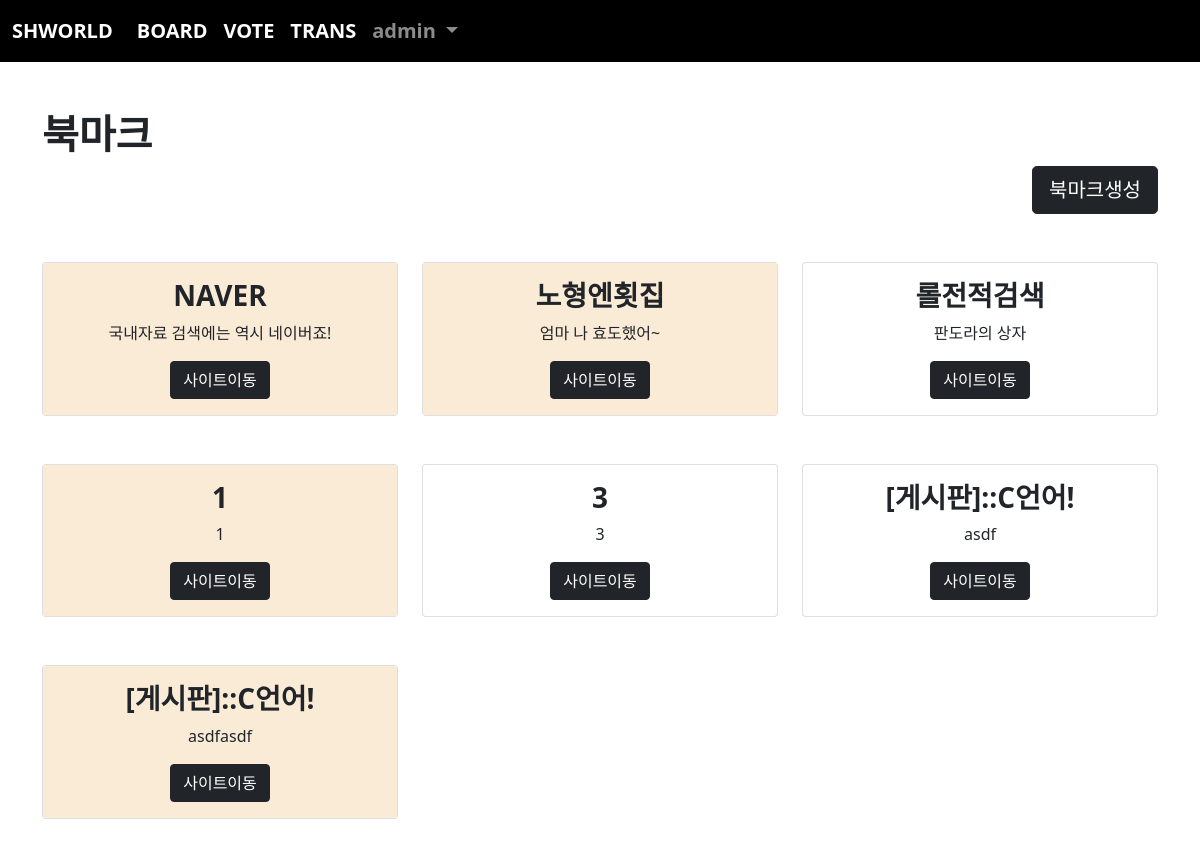
Screenshot of /book/index/ (signed in) with the database file from the repository.
### acc/models.py (models this page shows, shortened)
class User(AbstractUser):
    pic = models.ImageField(upload_to="user/%y/%m")
    age = models.IntegerField(default=1)
    comment = models.TextField()

### book/models.py (models this page shows, shortened)
class Book(models.Model):
    site_name = models.CharField(max_length=100)
    maker = models.ForeignKey(User, on_delete=models.CASCADE)
    site_url = models.TextField()
    site_con = models.TextField()
    impo = models.BooleanField()

### book/views.py (the view)
# urls.py: path('index/', views.index, name="index"),
def index(req):
    b = req.user.book_set.all()
    context = {
        "bset" :b
    }
    return render(req, "book/index.html", context)

### templates/book/index.html
{% extends 'base.html' %}
{% block auth %}
    <div class="container mt-5 mb-5">
        <h1><b>북마크</b></h1>
        <div class="text-end">
            <a class="btn btn-dark btn-lg" href="{% url 'book:create' %}">북마크생성</a>
        </div>
        <div class="row">
            {% for i in bset %}
                <div class="col-lg-4 mt-5">
                    <div class="card">
                        <div class="card-body text-center" {% if i.impo %} style="background-color: antiquewhite;" {% endif %}>
                            <h3 class="card-title"><b>{{ i.site_name }}</b></h3>
                            <p class="card-text">{{ i.site_con }}</p>
                            <a href="{{ i.site_url }}" target="_blank" class="btn btn-dark">사이트이동</a>
                        </div>
                    </div>
                </div>
            {% endfor %}
        </div>
    </div>
{% endblock %}

### templates/base.html (shortened to what this page needs)
<!doctype html>
<html lang="en">
    <head>
        <link href="https://cdn.jsdelivr.net/npm/bootstrap@5.1.3/dist/css/bootstrap.min.css" rel="stylesheet">
    </head>
    <body>
        {% if user.is_authenticated %}
            <nav class="navbar navbar-expand-lg navbar-dark" style="background-color: rgb(0, 0, 0); font-size: 20px; font-weight: bold;">
                <div class="container-fluid">
                    <a class="navbar-brand" href="{% url 'acc:index' %}">SHWORLD</a>
                    <div class="collapse navbar-collapse" id="navbarSupportedContent">
                        <ul class="navbar-nav me-auto mb-2 mb-lg-0">
                            <li class="nav-item">
                                <a class="nav-link active" aria-current="page" href="{% url 'board:index' %}">BOARD</a>
                            </li>
                            <li class="nav-item">
                                <a class="nav-link active" aria-current="page" href="{% url 'vote:index' %}">VOTE</a>
                            </li>
                            <li class="nav-item">
                                <a class="nav-link active" aria-current="page" href="{% url 'trans:index' %}">TRANS</a>
                            </li>
                            <li class="nav-item dropdown">
                                <a class="nav-link dropdown-toggle" href="#" id="navbarDropdown" role="button" data-bs-toggle="dropdown" aria-expanded="false">
                                    {{ user }}
                                </a>
                            </li>
                        </ul>
                    </div>
                </div>
            </nav>
        {% endif %}
        {% if user.is_authenticated %}
            {% block auth %}{% endblock %}
        {% endif %}
    </body>
</html>

### rows the page displays
User: username "admin"
Book: site_name "NAVER", site_con "국내자료 검색에는 역시 네이버죠!"
Book: site_name "노형엔횟집", site_con "엄마 나 효도했어~"
Book: site_name "롤전적검색", site_con "판도라의 상자"
Book: site_name "1", site_con "1"
Book: site_name "3", site_con "3"
Book: site_name "[게시판]::C언어!", site_con "asdf"
Book: site_name "[게시판]::C언어!", site_con "asdfasdf"
